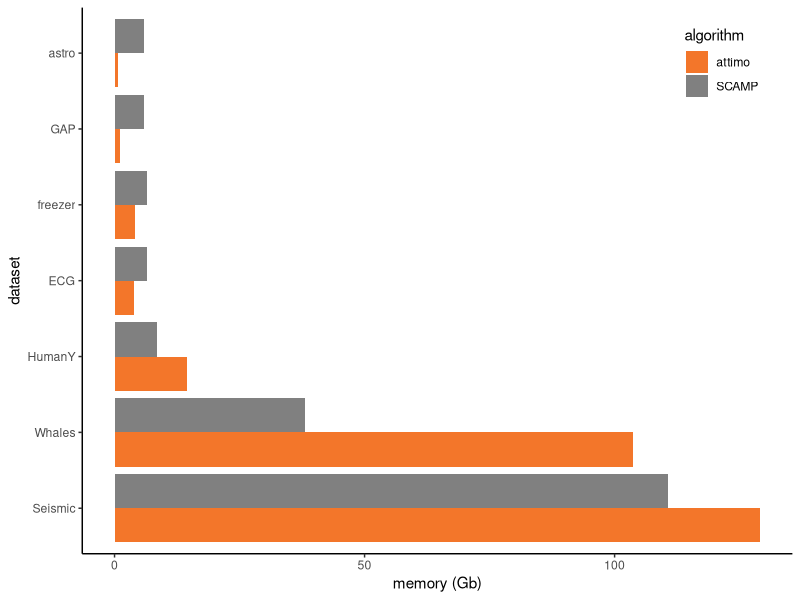

Reproduce this figure in R.
library(ggplot2)
library(tibble)
library(dplyr)

data <- tribble(
  ~dataset, ~algorithm, ~mem,
  "astro", "attimo", 0.7,
  "GAP", "attimo", 1.1,
  "freezer", "attimo", 4.0,
  "ECG", "attimo", 3.9,
  "HumanY", "attimo", 14.4,
  "Whales", "attimo", 103.7,
  "Seismic", "attimo", 129.1,
  "astro", "SCAMP", 5.8,
  "GAP", "SCAMP", 5.9,
  "freezer", "SCAMP", 6.4,
  "ECG", "SCAMP", 6.5,
  "HumanY", "SCAMP", 8.5,
  "Whales", "SCAMP", 38.1,
  "Seismic", "SCAMP", 110.6
) |> mutate(
  dataset = factor(dataset, ordered=TRUE, levels = rev(c(
    "astro", "GAP", "freezer", "ECG", "HumanY", "Whales", "Seismic"
  )))
)


p <- ggplot(data, aes(dataset, mem, fill=algorithm)) +
  geom_col(position="dodge") +
  labs(x="dataset", y="memory (Gb)") +
  scale_fill_manual(values=c(
    "attimo" = "#f3762a",
    "SCAMP" = "#808080"
  )) +
  coord_flip() +
  theme_classic() +
  theme(legend.position = c(0.9, 0.9))
ggsave("imgs/memory.png", dpi=300, width=5, height=3)
